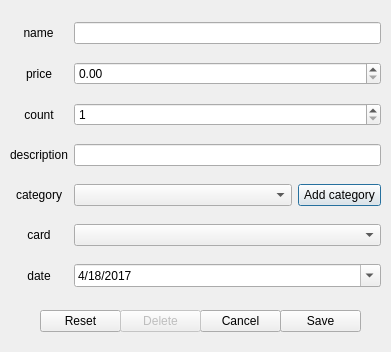
<?xml version="1.0" encoding="UTF-8"?>
<ui version="4.0">
 <class>Dialog</class>
 <widget class="QDialog" name="Dialog">
  <property name="geometry">
   <rect>
    <x>0</x>
    <y>0</y>
    <width>391</width>
    <height>352</height>
   </rect>
  </property>
  <property name="windowTitle">
   <string>Add Item</string>
  </property>
  <widget class="QWidget" name="gridLayoutWidget">
   <property name="geometry">
    <rect>
     <x>10</x>
     <y>10</y>
     <width>371</width>
     <height>291</height>
    </rect>
   </property>
   <layout class="QGridLayout" name="gridLayout">
    <item row="2" column="1" colspan="2">
     <widget class="QDoubleSpinBox" name="price_spin">
      <property name="maximum">
       <double>9000000000000000000.000000000000000</double>
      </property>
     </widget>
    </item>
    <item row="4" column="1" colspan="2">
     <widget class="QLineEdit" name="description_editor"/>
    </item>
    <item row="4" column="0">
     <widget class="QLabel" name="description_label">
      <property name="text">
       <string>description</string>
      </property>
      <property name="alignment">
       <set>Qt::AlignCenter</set>
      </property>
     </widget>
    </item>
    <item row="5" column="0">
     <widget class="QLabel" name="category_label">
      <property name="text">
       <string>category</string>
      </property>
      <property name="alignment">
       <set>Qt::AlignCenter</set>
      </property>
     </widget>
    </item>
    <item row="2" column="0">
     <widget class="QLabel" name="price_label">
      <property name="text">
       <string>price</string>
      </property>
      <property name="alignment">
       <set>Qt::AlignCenter</set>
      </property>
     </widget>
    </item>
    <item row="1" column="0">
     <widget class="QLabel" name="lable_name">
      <property name="maximumSize">
       <size>
        <width>57</width>
        <height>16777215</height>
       </size>
      </property>
      <property name="text">
       <string>name</string>
      </property>
      <property name="alignment">
       <set>Qt::AlignCenter</set>
      </property>
     </widget>
    </item>
    <item row="1" column="1" colspan="2">
     <widget class="QLineEdit" name="name_editor"/>
    </item>
    <item row="7" column="0">
     <widget class="QLabel" name="date_label">
      <property name="text">
       <string>date</string>
      </property>
      <property name="alignment">
       <set>Qt::AlignCenter</set>
      </property>
     </widget>
    </item>
    <item row="7" column="1" colspan="2">
     <widget class="QDateEdit" name="date_editor">
      <property name="displayFormat">
       <string>M/dd/yyyy</string>
      </property>
      <property name="calendarPopup">
       <bool>true</bool>
      </property>
      <property name="date">
       <date>
        <year>2017</year>
        <month>4</month>
        <day>18</day>
       </date>
      </property>
     </widget>
    </item>
    <item row="5" column="1">
     <widget class="QComboBox" name="category_selector"/>
    </item>
    <item row="5" column="2">
     <widget class="QPushButton" name="add_category_button">
      <property name="maximumSize">
       <size>
        <width>83</width>
        <height>16777215</height>
       </size>
      </property>
      <property name="text">
       <string>Add category</string>
      </property>
     </widget>
    </item>
    <item row="3" column="0">
     <widget class="QLabel" name="count_label">
      <property name="text">
       <string>count</string>
      </property>
      <property name="alignment">
       <set>Qt::AlignCenter</set>
      </property>
     </widget>
    </item>
    <item row="3" column="1" colspan="2">
     <widget class="QSpinBox" name="count_split">
      <property name="minimum">
       <number>1</number>
      </property>
      <property name="maximum">
       <number>500</number>
      </property>
     </widget>
    </item>
    <item row="6" column="0">
     <widget class="QLabel" name="card_label">
      <property name="text">
       <string>card</string>
      </property>
      <property name="alignment">
       <set>Qt::AlignCenter</set>
      </property>
     </widget>
    </item>
    <item row="6" column="1" colspan="2">
     <widget class="QComboBox" name="card_selector"/>
    </item>
   </layout>
  </widget>
  <widget class="QPushButton" name="save_button">
   <property name="geometry">
    <rect>
     <x>280</x>
     <y>310</y>
     <width>81</width>
     <height>22</height>
    </rect>
   </property>
   <property name="text">
    <string>Save</string>
   </property>
  </widget>
  <widget class="QPushButton" name="cancel_button">
   <property name="geometry">
    <rect>
     <x>200</x>
     <y>310</y>
     <width>81</width>
     <height>22</height>
    </rect>
   </property>
   <property name="text">
    <string>Cancel</string>
   </property>
  </widget>
  <widget class="QPushButton" name="reset_button">
   <property name="geometry">
    <rect>
     <x>40</x>
     <y>310</y>
     <width>81</width>
     <height>22</height>
    </rect>
   </property>
   <property name="text">
    <string>Reset</string>
   </property>
  </widget>
  <widget class="QPushButton" name="remove_button">
   <property name="enabled">
    <bool>false</bool>
   </property>
   <property name="geometry">
    <rect>
     <x>120</x>
     <y>310</y>
     <width>81</width>
     <height>22</height>
    </rect>
   </property>
   <property name="text">
    <string>Delete</string>
   </property>
  </widget>
 </widget>
 <resources/>
 <connections/>
</ui>
